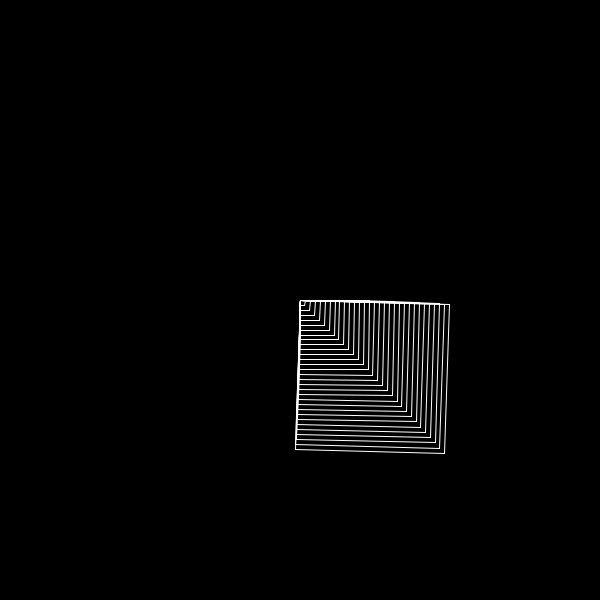
Frame 1 (no input)
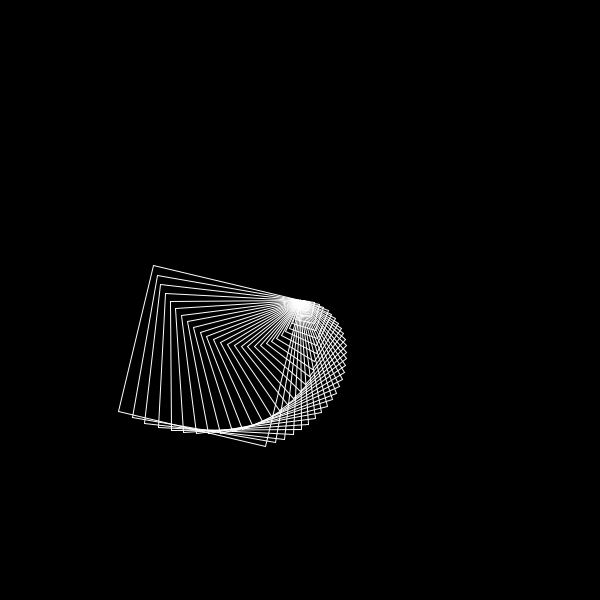
Frame 60 (the mouse pressed at the canvas centre just before this capture)
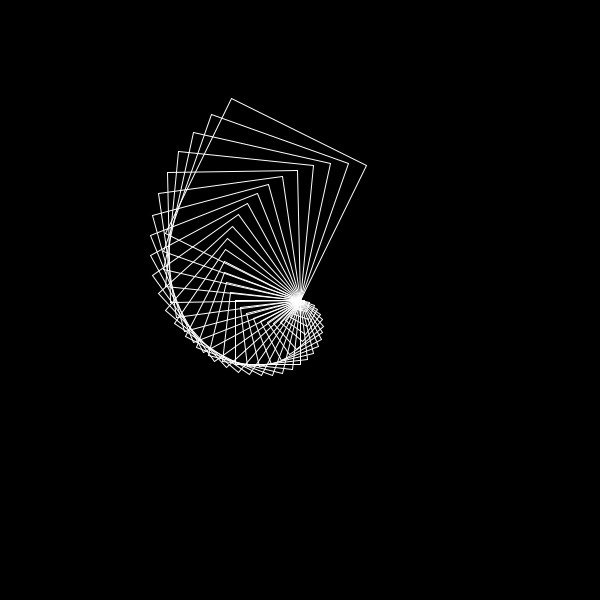
Frame 120 (the mouse held since frame 60 and released just before this capture)

The Processing sketch that drew these frames (run headless with seeded random() and noise(); from frame 60 on, the mouse is pressed at the canvas centre):

// Processing sketch: first_processing_sketch
// ── first_processing_sketch.pde
//by Aven, Make Design Interact, Sep 17, 2017
//first processing sketch: have a try on all programming basics in processing

float time = 0;
boolean shapeKey = true; //declare and initiate two global varibales

void setup() { 
  //put your setup(run only once) code here
  size(600, 600); //define the size of the window
  background(0); //set background color to black
  noFill(); //style setting: fill transparent color
  strokeWeight(1); //style setting: stroke weight will be 1 pixel
  stroke(255); //style setting: stroke color will be white
  ellipseMode(CORNER); //drawing function spectificing: draw ellipse from its conor
}

void draw() {
  time += 0.001; // Increase value of "time" by 0.001 per frame
  background(0); //set background color black at the beginning of every frame
  translate(width/2, height/2); //move the orgin of coord to center of screen
  for (int i = 1; i <= 30; i++) { //loop for 30 times (from i = 1 to i = 30)
    rotate(time); //rotate the coord with angle of "time"
    if (shapeKey) { //if statement: 
      rect(0, 0, 5*i, 5*i);//if shapeKey is true, do this
    } else {//if statement:
      ellipse(0, 0, 5*i, 5*i);//if shapeKey is false, do this
    }
  }
}
void keyPressed() { //monitoring keyboard interaction
  if (key == ' ') {//if statement
    shapeKey = !shapeKey;//if space key is pressed, do this(flip)
  }
}
